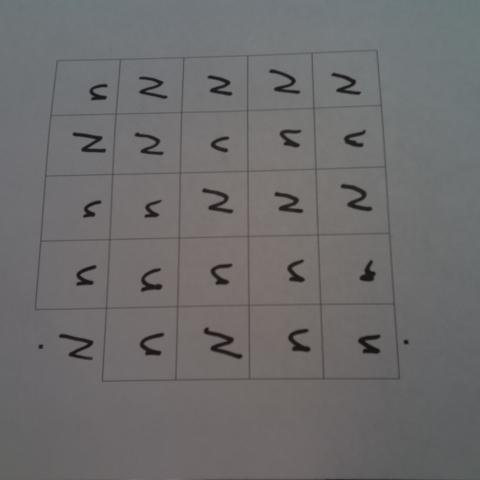
#> input picture TDS_Image_Proj/images/thefan2.jpg, 480 x 480 px, found by its file name
$ jupyter execute ImageProcess.ipynb
#> lines starting #> are read from the running program, lines starting #| are printed output that depends on the picture; after the words box and inside, x2 and y2 are one past the last pixel; in counts of white or black regions, pixels touching at a corner belong together
# ImageProcess.ipynb

### This is an attempt to use Canny edge detection and Probabilistic Hough line transformation to programmatically turn the scanned images into square images with the proper orientation.

[cell 1]
# imports
import cv2
from matplotlib import pyplot as plt
import os
import numpy as np
import random

# location of the TDS images on disk - change this to match your own system!
IMAGE_DIR = '/home/jaeger/dev/github.com/tds/Playground/TDS_Image_Proj/images'

[cell 2]
# load an image from disk
orig_img = cv2.imread(os.path.join(IMAGE_DIR, 'thefan2.jpg'))
#> orig_img is the input picture: shape (480, 480, 3); mean B, G, R 108.6, 108.1, 109.3

# save its size for later use
cols, rows, channels = orig_img.shape
#> cols = 480; rows = 480; channels = 3

# display the loaded image
plt.figure(figsize=(8, 8), dpi=96)
plt.imshow(orig_img)
plt.show()

[cell 3]
# get rotation matrix (2D affine rotation) (cv2.getRotationMatrix2D((center), angle, scale))
M = cv2.getRotationMatrix2D((cols/2, rows/2), -90, 1)

# warp the image using the calculated matrix (cv2.warpAffine(source, transformation matrix, (output size))
img_rot = cv2.warpAffine(orig_img, M, (cols, rows))
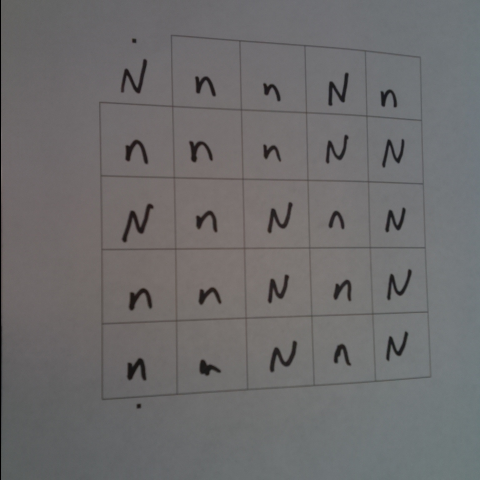
#> img_rot: shape (480, 480, 3); mean B, G, R 108.3, 107.9, 109.1

# display the newly-rotated image
plt.figure(figsize=(8, 8), dpi=96)
plt.imshow(img_rot)
plt.show()

[cell 4]
# convert it to grayscale
gray_img = cv2.cvtColor(img_rot, cv2.COLOR_BGR2GRAY)

# display the grayscale image
plt.figure(figsize=(8, 8), dpi=96)
plt.imshow(gray_img, cmap='gray')
plt.show()

[cell 5]
# find edges (Canny edge detection) (cv2.Canny(image, minval, maxval))
edges = cv2.Canny(gray_img, 45, 165)
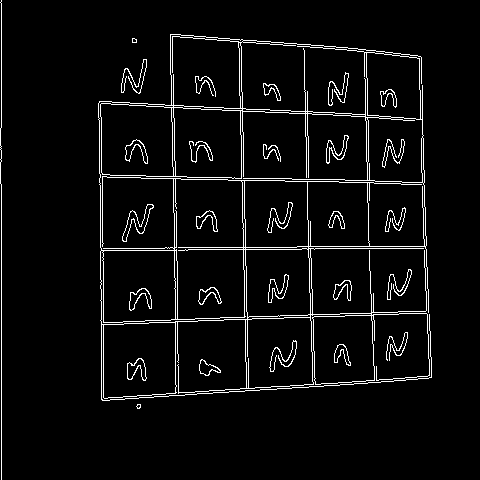
#> edges: shape (480, 480); 4.7% white in thin lines or dots

# display edges
plt.figure(figsize=(8, 8), dpi=96)
plt.imshow(edges, cmap='gray')
plt.show()

[cell 6]
# make a copy of the rotated image on which to draw
img_draw = img_rot

# find lines (Probabilistic Hough Transformation) (cv2.HoughLinesP(image, rho, theta, threshold, lines, minlength, maxgap))
lines = cv2.HoughLinesP(edges, 1, np.pi/180, 50, minLineLength=200, maxLineGap=80)
#> lines = 37 rows, first 6: [1, 479, 1, 0], [101, 321, 428, 310], [240, 40, 246, 390], [101, 324, 428, 312], [419, 56, 430, 377], [100, 101, 105, 400]
if lines is not None:
    for line in lines:
        x1, y1, x2, y2 = line[0]
        cv2.line(img_draw, (x1, y1), (x2, y2), (255, 255, 0), 1)
#> this loop made 37 passes
#> (x1, y1, x2, y2) on passes 1 to 12: (1, 479, 1, 0), (101, 321, 428, 310), (240, 40, 246, 390), (101, 324, 428, 312), (419, 56, 430, 377), (100, 101, 105, 400), (101, 248, 425, 248), (100, 177, 424, 182), (98, 103, 422, 120), (124, 399, 428, 378), (100, 175, 424, 181), (107, 101, 422, 117)
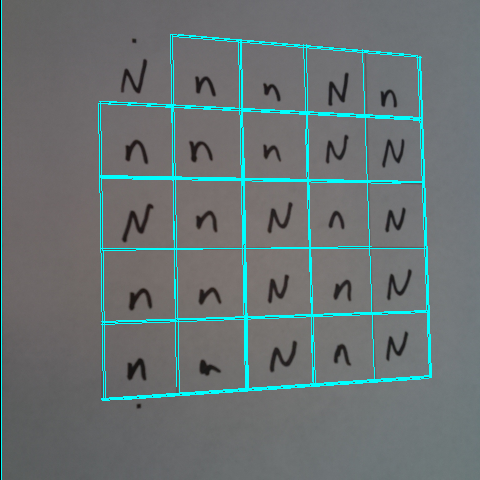
#> img_draw: shape (480, 480, 3); 4.53% of pixels changed, all inside (x1, y1, x2, y2) = (1, 0, 432, 480)

# display lines
plt.figure(figsize=(8, 8), dpi=96)
plt.imshow(img_draw)
plt.show()

$ run again, with TDS_Image_Proj/images/thefan1.jpg copied over TDS_Image_Proj/images/thefan2.jpg
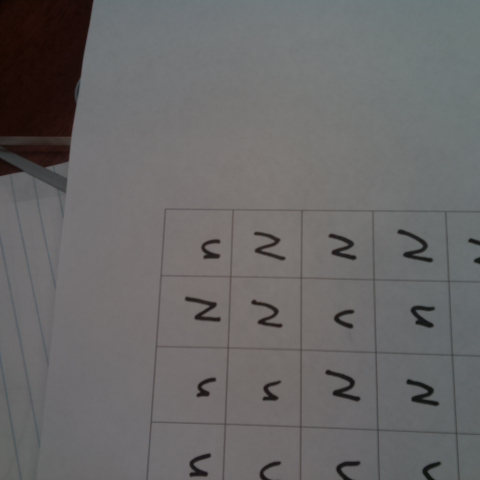
#> input picture TDS_Image_Proj/images/thefan1.jpg, 480 x 480 px, found by its file name
#> orig_img is the input picture: shape (480, 480, 3); mean B, G, R 103.8, 103.9, 105.2
#> `edges = cv2.Canny(gray_img, 45, 165)`:
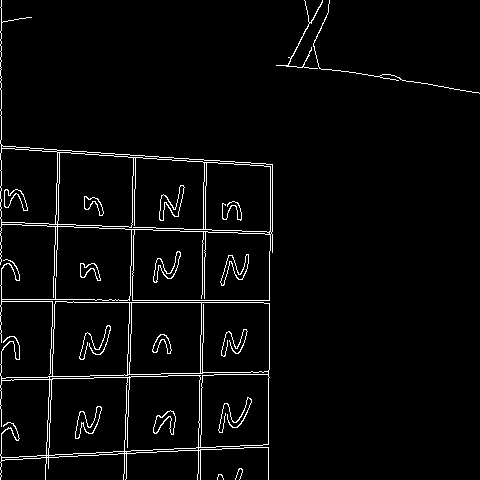
#> edges: shape (480, 480); 3.4% white in thin lines or dots
#> lines = 19 rows, first 6: [1, 476, 1, 0], [5, 459, 245, 447], [125, 479, 137, 155], [2, 222, 272, 231], [3, 148, 272, 166], [2, 145, 272, 164]
#> the loop `for line in lines:` made 19 passes
#> after the loop `for line in lines:`:
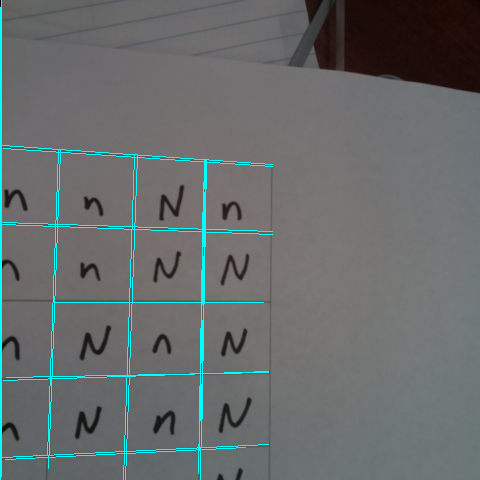
#> img_draw: shape (480, 480, 3); mean B, G, R 107.5, 107.6, 102.9

$ run again, with TDS_Image_Proj/images/thefan10.jpg copied over TDS_Image_Proj/images/thefan2.jpg
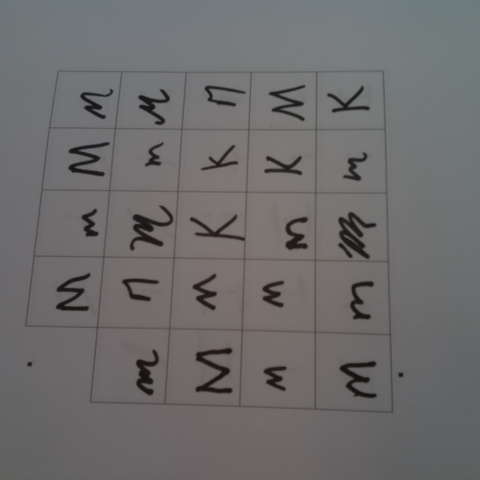
#> input picture TDS_Image_Proj/images/thefan10.jpg, 480 x 480 px, found by its file name
#> orig_img is the input picture: shape (480, 480, 3); mean B, G, R 108.2, 107.8, 109
#> `edges = cv2.Canny(gray_img, 45, 165)`:
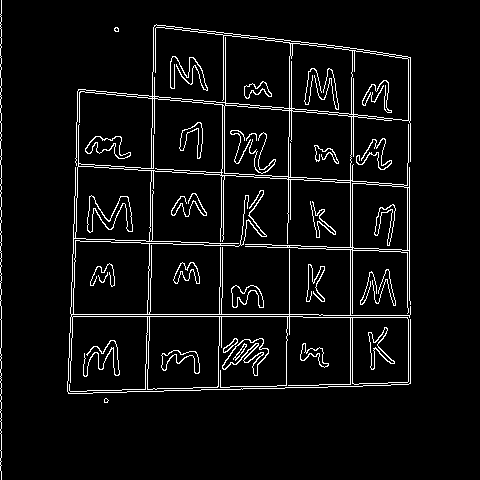
#> edges: shape (480, 480); 5.6% white in thin lines or dots, all inside (x1, y1, x2, y2) = (0, 0, 411, 480)
#> lines = 39 rows, first 6: [1, 235, 409, 249], [1, 238, 409, 252], [1, 479, 1, 0], [71, 314, 410, 314], [217, 389, 224, 33], [352, 386, 352, 48]
#> the loop `for line in lines:` made 39 passes
#> after the loop `for line in lines:`:
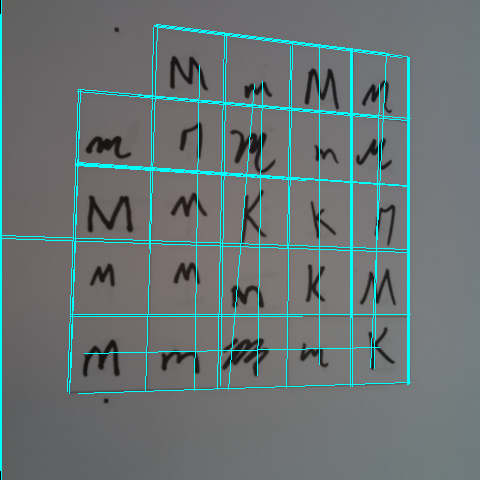
#> img_draw: shape (480, 480, 3); mean B, G, R 116, 115.6, 103.7

$ run again, with TDS_Image_Proj/images/thefan11.jpg copied over TDS_Image_Proj/images/thefan2.jpg
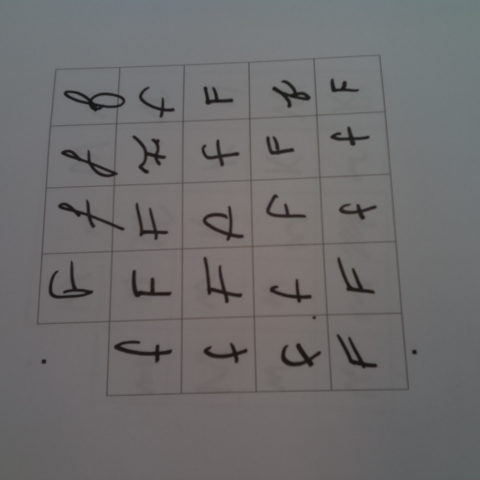
#> input picture TDS_Image_Proj/images/thefan11.jpg, 480 x 480 px, found by its file name
#> orig_img is the input picture: shape (480, 480, 3); mean B, G, R 108.9, 108.5, 109.7
#> `edges = cv2.Canny(gray_img, 45, 165)`:
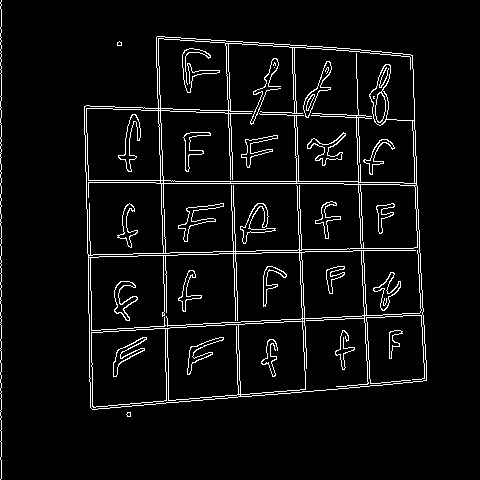
#> edges: shape (480, 480); 5.3% white in thin lines or dots, all inside (x1, y1, x2, y2) = (0, 0, 427, 480)
#> lines = 43 rows, first 6: [225, 40, 238, 396], [1, 478, 1, 0], [158, 36, 170, 402], [228, 41, 240, 396], [156, 38, 168, 402], [89, 332, 423, 315]
#> the loop `for line in lines:` made 43 passes
#> after the loop `for line in lines:`:
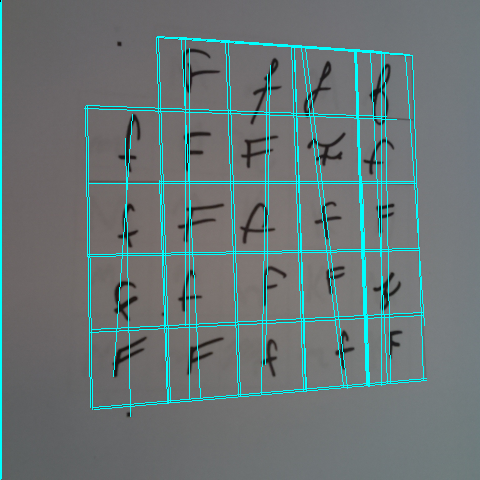
#> img_draw: shape (480, 480, 3); mean B, G, R 117.8, 117.4, 103.7
